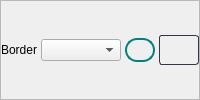
             <widget class="QFrame" name="border_5">
              <property name="maximumSize">
               <size>
                <width>16777215</width>
                <height>16777215</height>
               </size>
              </property>
              <property name="frameShape">
               <enum>QFrame::StyledPanel</enum>
              </property>
              <property name="frameShadow">
               <enum>QFrame::Raised</enum>
              </property>
              <layout class="QHBoxLayout" name="horizontalLayout_29">
               <property name="spacing">
                <number>4</number>
               </property>
               <property name="leftMargin">
                <number>0</number>
               </property>
               <property name="topMargin">
                <number>0</number>
               </property>
               <property name="rightMargin">
                <number>0</number>
               </property>
               <property name="bottomMargin">
                <number>0</number>
               </property>
               <item>
                <widget class="QLabel" name="border_6">
                 <property name="minimumSize">
                  <size>
                   <width>0</width>
                   <height>0</height>
                  </size>
                 </property>
                 <property name="maximumSize">
                  <size>
                   <width>70</width>
                   <height>16777215</height>
                  </size>
                 </property>
                 <property name="text">
                  <string>Border</string>
                 </property>
                </widget>
               </item>
               <item>
                <widget class="QComboBox" name="changeSelectedColor_21">
                 <property name="minimumSize">
                  <size>
                   <width>80</width>
                   <height>0</height>
                  </size>
                 </property>
                 <property name="maximumSize">
                  <size>
                   <width>80</width>
                   <height>16777215</height>
                  </size>
                 </property>
                </widget>
               </item>
               <item>
                <widget class="QLabel" name="selectedColor_21">
                 <property name="minimumSize">
                  <size>
                   <width>0</width>
                   <height>24</height>
                  </size>
                 </property>
                 <property name="maximumSize">
                  <size>
                   <width>50</width>
                   <height>24</height>
                  </size>
                 </property>
                 <property name="styleSheet">
                  <string notr="true">QLabel{
	border: 2px solid teal;
	border-radius: 12px;
}</string>
                 </property>
                 <property name="text">
                  <string/>
                 </property>
                </widget>
               </item>
               <item>
                <widget class="QPushButton" name="colorPicker_21">
                 <property name="minimumSize">
                  <size>
                   <width>40</width>
                   <height>30</height>
                  </size>
                 </property>
                 <property name="maximumSize">
                  <size>
                   <width>40</width>
                   <height>30</height>
                  </size>
                 </property>
                 <property name="cursor">
                  <cursorShape>PointingHandCursor</cursorShape>
                 </property>
                 <property name="styleSheet">
                  <string notr="true">QPushButton { 
	   border: 1px  solid  rgb(49, 54, 72);
	border-radius: 3px;
 background: qlineargradient(x1: 0, y1: 0, x2: 0, y2: 1,
                                stop: 0 #13161f, stop: 0.4 #161924,
                                stop: 0.5 #171c26, stop: 1.0 #1b202c);
}

QPushButton:hover{
	background:rgb(62, 62, 62);
	border-radius: 3px;
}</string>
                 </property>
                 <property name="text">
                  <string/>
                 </property>
                
                </widget>
               </item>
              </layout>
             </widget>
